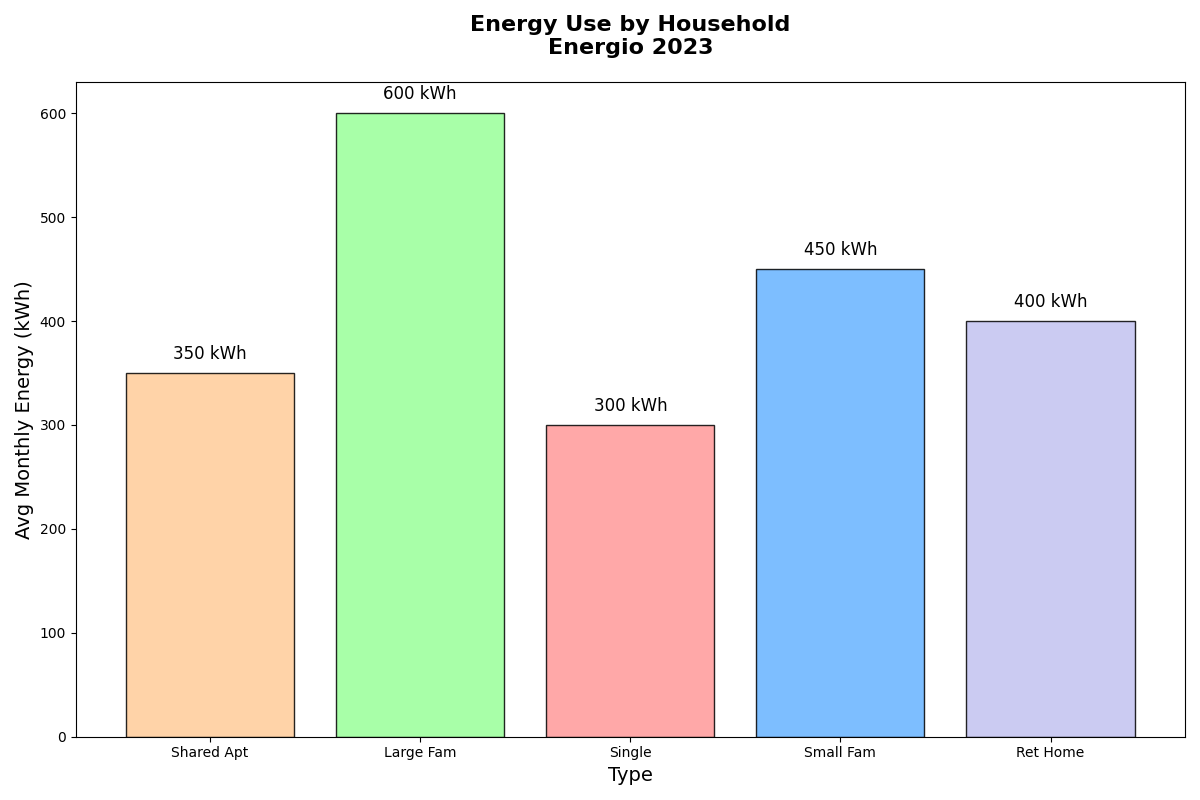

The script that drew this image:
import matplotlib.pyplot as plt
import numpy as np

household_types = [
    "Shared Apt", "Large Fam", "Single", "Small Fam", "Ret Home"
]
energy_consumption = [
    350, 600, 300, 450, 400
]

fig, ax = plt.subplots(figsize=(12, 8))

bars = ax.bar(household_types, energy_consumption, color=['#ffcc99','#99ff99','#ff9999','#66b3ff','#c2c2f0'], edgecolor='black', alpha=0.85)

for bar in bars:
    yval = bar.get_height()
    ax.text(bar.get_x() + bar.get_width()/2, yval + 10, f'{yval} kWh', ha='center', va='bottom', fontsize=12)

ax.set_title('Energy Use by Household\nEnergio 2023', fontsize=16, weight='bold', pad=20)
ax.set_xlabel('Type', fontsize=14)
ax.set_ylabel('Avg Monthly Energy (kWh)', fontsize=14)

plt.tight_layout()

plt.show()
